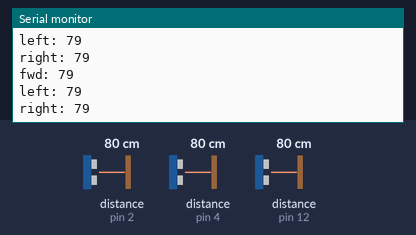
This sketch was run on a simulated Arduino Uno, built with avr-gcc and run on an emulated ATmega328P. Parts: the last lines printed to the serial monitor. Wiring (inferred from the names in the program): 3 × ultrasonic range finder: trigger pin 3, echo pin 4 / trigger pin 5, echo pin 2 / trigger pin 13, echo pin 12. The inputs (shaded band) are chosen by the test bench; at power-on: distance to the obstacle (sensors on pin 2, pin 4, pin 12) 80 cm. The echo pulse lasts 58.3 µs per cm.

Above: at 1.2 s.
1.3 s: distance to the obstacle (sensor on pin 2) set to 2 cm
At 2.1 s:
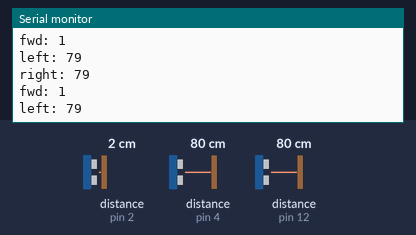
4.3 s: distance to the obstacle (sensor on pin 4) set to 2 cm
At 5.2 s:
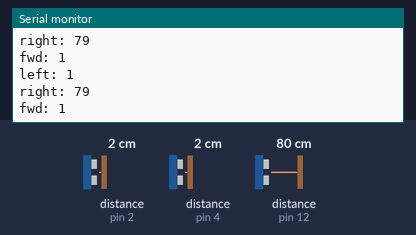
7.3 s: distance to the obstacle (sensor on pin 12) set to 2 cm
At 8.1 s:
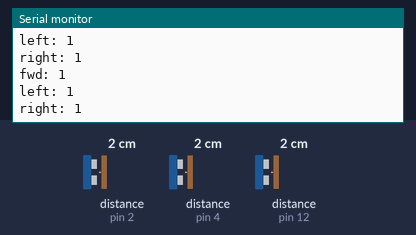
10.3 s: distance to the obstacle (sensor on pin 2) set to 120 cm
At 11.3 s:
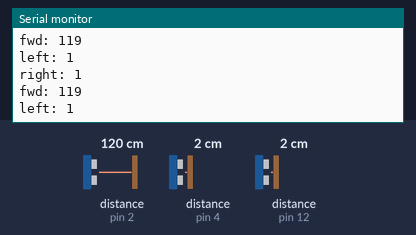
13.3 s: distance to the obstacle (sensor on pin 2) set to 18 cm
At 14.1 s:
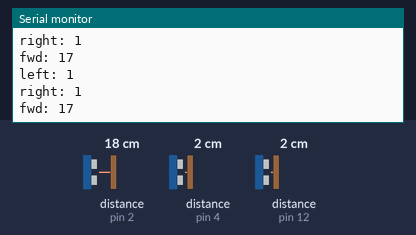
16.3 s: distance to the obstacle (sensor on pin 2) set to 4 cm
At 17.3 s:
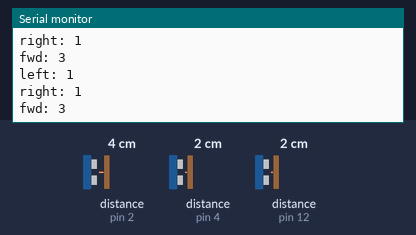
Timing chart, 0 to 19.3 s (numbered marks = the images above; inputs shaded):
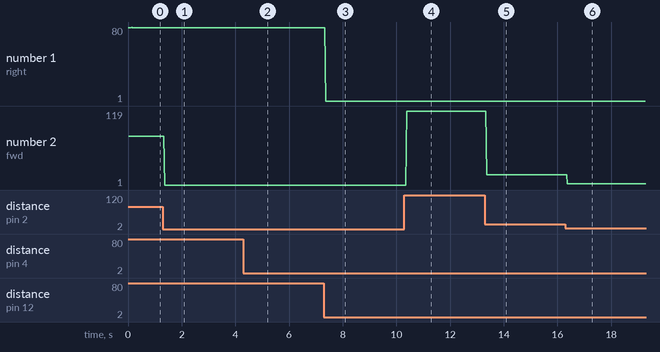

Measured:
- after the input at 1.3 s, the serial monitor: prints a new line after 0.06 s (image 1)
- after the input at 4.3 s, the serial monitor: prints a new line after 0.09 s (image 2)
- after the input at 7.3 s, the serial monitor: prints a new line after 0.07 s (image 3)
- after the input at 10.3 s, the serial monitor: prints a new line after 0.08 s (image 4)
- after the input at 13.3 s, the serial monitor: prints a new line after 0.07 s (image 5)
- after the input at 16.3 s, the serial monitor: prints a new line after 0.07 s (image 6)
- plotted number 2: 79 → 1 after the input at 1.3 s, 1 → 119 after the input at 10.3 s, 119 → 17 after the input at 13.3 s, 17 → 3 after the input at 16.3 s

The sketch:

sketch_apr3a_copy_20250403234452.ino
```cpp
void turnFunc();

const int echoPin=2;
const int trigPin=5;
const int echoPinLeft=4;
const int trigPinLeft=3;
const int echoPinRight=12;
const int trigPinRight=13;

float duration, distance;
float durationLeft,distanceLeft;
float durationRight,distanceRight;


void setup() {
  pinMode(trigPin, OUTPUT);
	pinMode(echoPin, INPUT);

  pinMode(trigPinLeft, OUTPUT);
	pinMode(echoPinLeft, INPUT);

  pinMode(trigPinRight, OUTPUT);
	pinMode(echoPinRight, INPUT);

  Serial.begin(9600);
}

void loop() {
  // put your main code here, to run repeatedly:
  Serial.print("left: ");
  Serial.println(distanceSensorLeft());
  Serial.print("right: ");
  Serial.println(distanceSensorRight());
  Serial.print("fwd: ");
  Serial.println(distanceSensor());
  }


int distanceSensor(){
  digitalWrite(trigPin, LOW);
	delayMicroseconds(2);
	digitalWrite(trigPin, HIGH);
	delayMicroseconds(10);
	digitalWrite(trigPin, LOW);
  duration = pulseIn(echoPin, HIGH);
  distance = (duration*.0343)/2;
	return(distance);
}
int distanceSensorLeft(){
  digitalWrite(trigPinLeft, LOW);
	delayMicroseconds(2);
	digitalWrite(trigPinLeft, HIGH);
	delayMicroseconds(10);
	digitalWrite(trigPinLeft, LOW);
  durationLeft = pulseIn(echoPinLeft, HIGH);
  distanceLeft = (durationLeft*.0343)/2;
	return(distanceLeft);
}
int distanceSensorRight(){
  digitalWrite(trigPinRight, LOW);
	delayMicroseconds(2);
	digitalWrite(trigPinRight, HIGH);
	delayMicroseconds(10);
	digitalWrite(trigPinRight, LOW);
  durationRight = pulseIn(echoPinRight, HIGH);
  distanceRight = (durationRight*.0343)/2;
	return(distanceRight);
}
```
